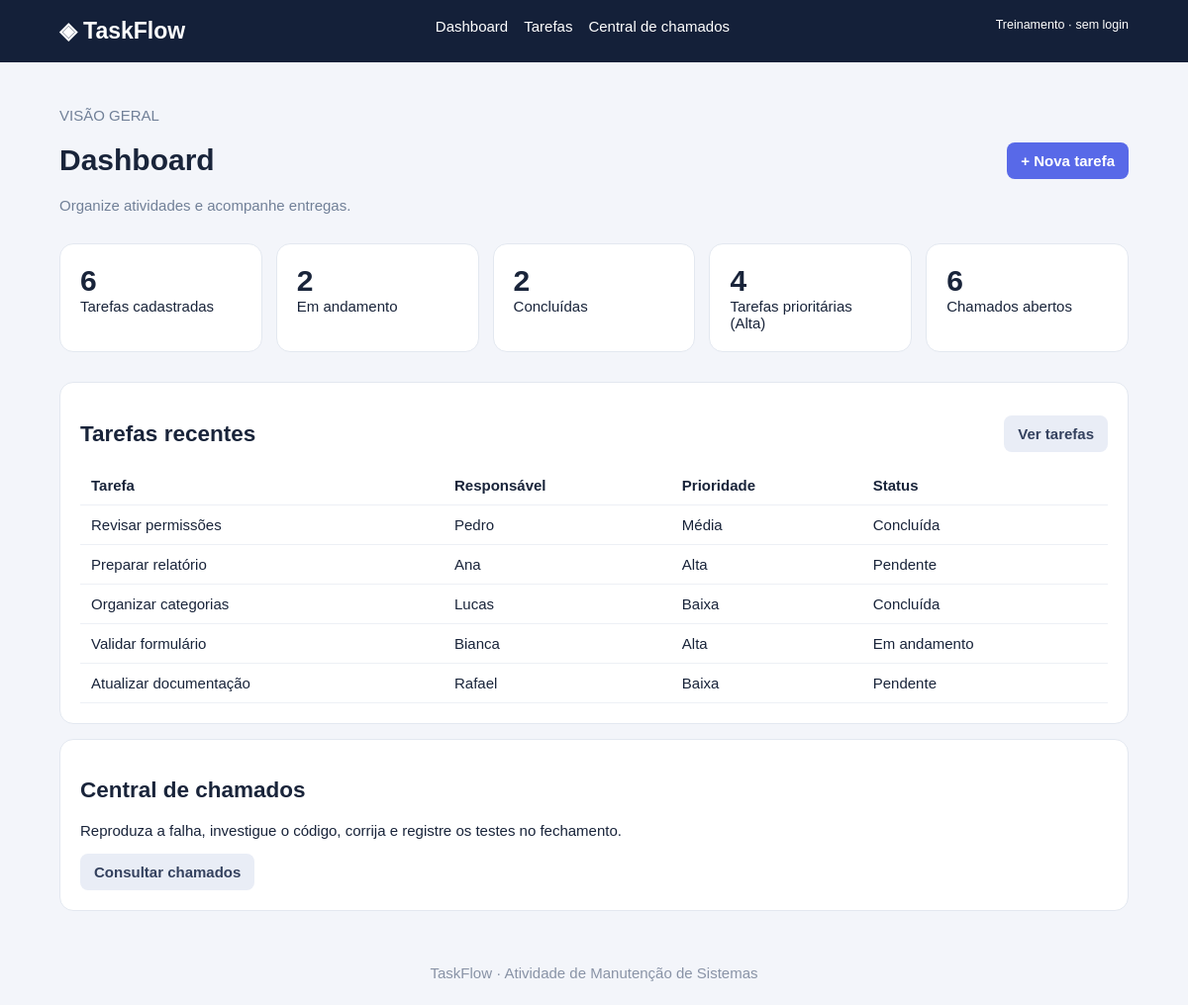
The page / on the database its author committed.
### tables this page shows
CREATE TABLE tarefas(
    id INT AUTO_INCREMENT PRIMARY KEY,
    titulo VARCHAR(120) NOT NULL,
    descricao TEXT,responsavel VARCHAR(100) NOT NULL,
    categoria VARCHAR(60) NOT NULL DEFAULT 'Geral',
    prazo DATE NOT NULL,
    prioridade ENUM('Baixa','Média','Alta') NOT NULL DEFAULT 'Média',
    status ENUM('Pendente','Em andamento','Concluída') NOT NULL DEFAULT 'Pendente',
    criado_em TIMESTAMP DEFAULT CURRENT_TIMESTAMP);

### index.php (the view, shortened to what this page needs)
<?php require 'config/database.php';
$total = $pdo->query('SELECT COUNT(*) FROM tarefas')->fetchColumn();
$andamento = $pdo->query("SELECT COUNT(*) FROM tarefas WHERE status='Em andamento'")->fetchColumn();
$concluidas = $pdo->query("SELECT COUNT(*) FROM tarefas WHERE status='Concluída'")->fetchColumn();
$abertos = $pdo->query("SELECT COUNT(*) FROM chamados WHERE status='Aberto'")->fetchColumn();
$prioritarias = $pdo->query("SELECT COUNT(*) FROM tarefas WHERE prioridade IN ('Média','Alta')")->fetchColumn();
$recentes = $pdo->query('SELECT * FROM tarefas ORDER BY id DESC LIMIT 5')->fetchAll();
require 'includes/header.php'; ?><div class="head">
    <div>
        <p class="muted">VISÃO GERAL</p>
        <h1>Dashboard</h1>
        <p class="muted">Organize atividades e acompanhe entregas.</p>
    </div><a class="btn" href="tarefas/form.php">+ Nova tarefa</a>
</div>
<section class="stats">
    <div class="stat"><span class="num"><?= $total ?></span>Tarefas cadastradas</div>
    <div class="stat"><span class="num"><?= $andamento ?></span>Em andamento</div>
    <div class="stat"><span class="num"><?= $concluidas ?></span>Concluídas</div>
    <div class="stat"><span class="num"><?= $prioritarias ?></span>Tarefas prioritárias (Alta)</div>
    <div class="stat"><span class="num"><?= $abertos ?></span>Chamados abertos</div>
</section>
<section class="panel">
    <div class="head">
        <h2>Tarefas recentes</h2><a class="btn gray" href="tarefas/index.php">Ver tarefas</a>
    </div>
    <div class="scroll">
        <table>
            <tr>
                <th>Tarefa</th>
                <th>Responsável</th>
                <th>Prioridade</th>
                <th>Status</th>
            </tr><?php foreach ($recentes as $t): ?><tr>
                    <td><?= htmlspecialchars($t['titulo']) ?></td>
                    <td><?= htmlspecialchars($t['responsavel']) ?></td>
                    <td><?= $t['prioridade'] ?></td>
                    <td><?= $t['status'] ?></td>
                </tr><?php endforeach; ?>
        </table>
    </div>
</section>
<section class="panel">
    <h2>Central de chamados</h2>
    <p>Reproduza a falha, investigue o código, corrija e registre os testes no fechamento.</p><a class="btn gray" href="chamados/index.php">Consultar chamados</a>
</section><?php require 'includes/footer.php'; ?>

### assets/css/style.css (style rules this page uses)
* { box-sizing:border-box }
body { margin:0;background:#f3f5fa;color:#19243a;font:15px Arial,sans-serif }
.head { display:flex;justify-content:space-between;align-items:center;gap:14px;flex-wrap:wrap }
.muted { color:#718098 }
.panel,.stat,.ticket { background:white;border:1px solid #e3e8f0;border-radius:14px;padding:20px;margin:15px 0 }
.stats,.tickets { display:grid;grid-template-columns:repeat(auto-fit,minmax(190px,1fr));gap:14px }
.num { font-size:30px;font-weight:bold;display:block }
.btn { display:inline-block;border:0;border-radius:8px;padding:10px 14px;background:#5869e8;color:white;text-decoration:none;font-weight:bold;cursor:pointer }
.gray { background:#e9edf6;color:#34415e }
table { width:100%;border-collapse:collapse }
th,td { text-align:left;padding:11px;border-bottom:1px solid #edf0f5 }
.scroll { overflow-x:auto }

### rows shown on the page
tarefas: titulo "Revisar permissões", responsavel "Pedro", prioridade "Média", status "Concluída"
tarefas: titulo "Preparar relatório", responsavel "Ana", prioridade "Alta", status "Pendente"
tarefas: titulo "Organizar categorias", responsavel "Lucas", prioridade "Baixa", status "Concluída"
tarefas: titulo "Validar formulário", responsavel "Bianca", prioridade "Alta", status "Em andamento"
tarefas: titulo "Atualizar documentação", responsavel "Rafael", prioridade "Baixa", status "Pendente"

### other values the page prints
$total "6"
$andamento "2"
$concluidas "2"
$prioritarias "4"
$abertos "6"
